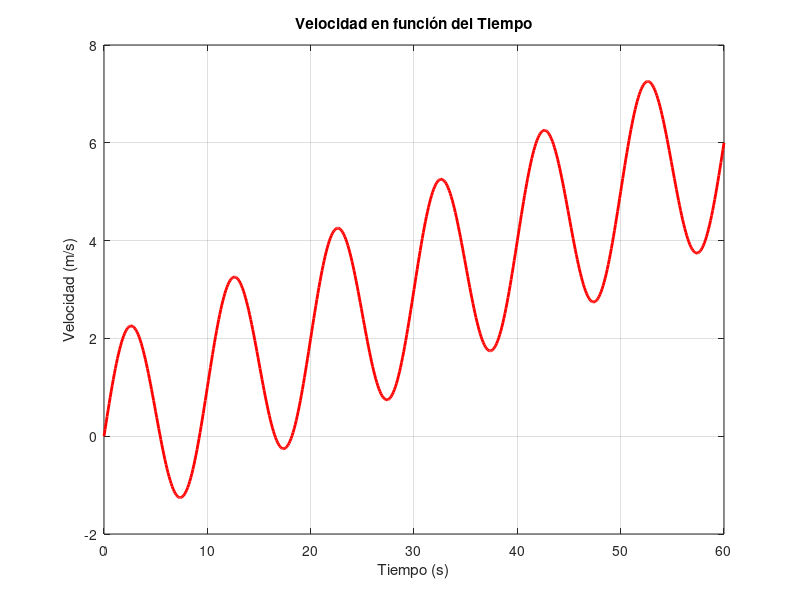

The MATLAB source for this figure:
tiempo = 0:0.1:60;

% Simula la velocidad (m/s)
% Usamos una combinación de una tendencia lineal y una función sinusoidal
% para simular cambios en la velocidad.
baseVelocidad = 0.1 * tiempo; 
fluctuacion = 2 * sin(0.2 * pi * tiempo); 
% Velocidad total como la suma de la base y la fluctuación
velocidad = baseVelocidad + fluctuacion;

% Visualización de la velocidad
figure; 
plot(tiempo, velocidad, 'r-', 'LineWidth', 2); 
title('Velocidad en función del Tiempo');
xlabel('Tiempo (s)');
ylabel('Velocidad (m/s)');
grid on;
xlim([0, 60]); 
